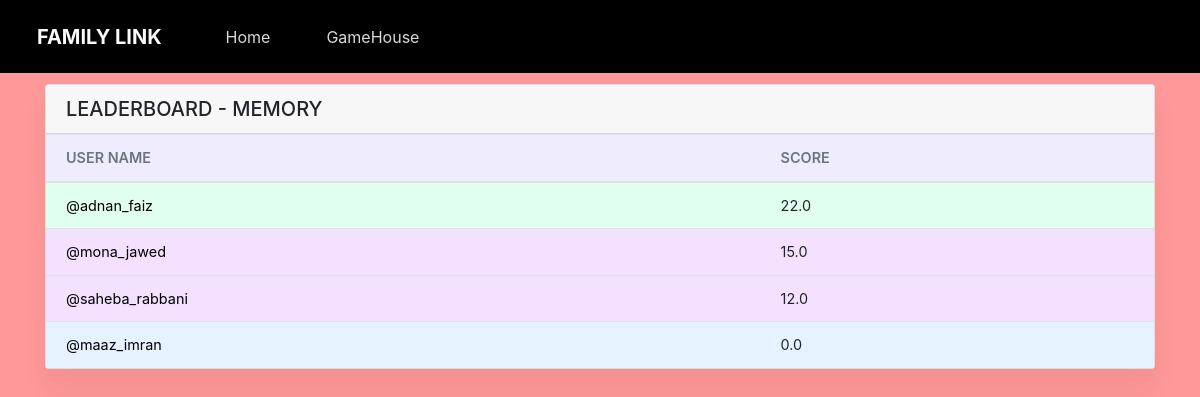
Screenshot of /gamehouse/leaderboard/memory/ (signed in) with the database file from the repository.
### family/models.py (models this page shows, shortened)
class game(models.Model):
    name = models.CharField(max_length= 20 , unique=True)

class score(models.Model):
    game = models.ForeignKey(game , on_delete=models.CASCADE , null=True)
    player = models.ForeignKey(member , on_delete=models.CASCADE , null=True)
    score = models.DecimalField(max_digits=4, decimal_places=1)

class member(AbstractBaseUser , PermissionsMixin):
    GENDER_CHOICES = (
    ("Male", "Male"),
    ("Female", "Female"),)
    MARITAL_CHOICES = (
    ("Unmarried", "Unmarried"),
    ("Married", "Married"),
    )
    SPORT_CHOICES = (
    ("Football", "Football"),
    ("Basketball", "Basketball"),
    ("Badminton", "Badminton"),
    ("Cycling", "Cycling"),
    ("Swimming", "Swimming"),
    ("Cricket", "Cricket"),
    ("TT", "TT"),
    ("Tennis", "Tennis"),
    ("Volley Ball", "Volley Ball"),
    ("Baseball", "Baseball"),
    ("Carrom", "Carrom")
    )
    BOOK_CHOICES = (
    ("Thriller", "Thriller"),
    ("Fantasy", "Fantasy"),
    ("Teen", "Teen"),
    ("Fiction", "Fiction"),
    ("Autobiography", "Autobiography"),
    ("Mystery", "Mystery"),
    ("History", "History"),
    ("Romance", "Romance"),
    ("Self Help", "Self Help"),
    ("Horror", "Horror"),
    ("Crime", "Crime")
    )
    MOVIE_CHOICES = (
    ("Action", "Action"),
    ("Thriller", "Thriller"),
    ("Drama", "Drama"),
    ("Romance", "Romance"),
    ("Autobiography", "Autobiography"),
    ("Comedy", "Comedy"),
    ("History", "History"),
    ("Romance", "Romance"),
    ("Crime", "Crime"),
    ("Horror", "Horror"),
    ("Animation", "Animation"),
    ("Adventure", "Adventure")
    )
    FID = models.ForeignKey(family , on_delete=models.DO_NOTHING , null=True)
    email = models.EmailField(max_length= 35)
    user_name = models.CharField(max_length= 20 , unique=True)
    firstName = models.CharField(max_length=20 ,  blank = True)
    middleName = models.CharField(max_length=20 , blank = True , null = True)
    lastName = models.CharField(max_length= 20 , blank = True)
    mobileNo = models.IntegerField(blank=True , null = True)
    birthDay = models.DateField(default=date.today)
    gender = models.CharField(max_length=9,choices=GENDER_CHOICES,default="Male")
    maritalStatus = models.CharField(max_length = 10,null=True , blank = True , choices=MARITAL_CHOICES)
    jobOrg = models.CharField(max_length= 20 , blank = True)
    address1 = models.TextField(_("Address line 1"),max_length=50 , blank = True)
    country = models.CharField("Country",max_length=15 , blank = True)
    city = models.CharField("City" , max_length=15 , blank=True)
    pinCode = models.IntegerField(blank=True)
    lat = models.DecimalField(max_digits=9 ,decimal_places = 6, blank=True , null = True)
    lng = models.DecimalField(max_digits=9 , decimal_places = 6, blank=True , null = True)
    mother = models.ForeignKey('self', on_delete=models.PROTECT , null=True , blank=True)
    father = models.ForeignKey('self', on_delete=models.PROTECT , null=True , blank=True , related_name='+')
    spouse = models.ForeignKey('self', on_delete=models.PROTECT , null=True , blank=True , related_name='++')
    kidsCount = models.IntegerField(blank=True , null = True , default=0)
    gender = models.CharField(max_length=9,choices=GENDER_CHOICES , default='Male')
    book = models.CharField(max_length=15,choices=BOOK_CHOICES,blank=True )
    sport = models.CharField(max_length=15,choices=SPORT_CHOICES,blank=True)
    movie = models.CharField(max_length=15,choices=MOVIE_CHOICES, blank=True)
    present = models.CharField(max_length=15,blank=True)
    is_staff = models.BooleanField(default=False)
    is_active = models.BooleanField(default=True)
    updated = models.DateTimeField(auto_now=True)
    created = models.DateTimeField(auto_now_add=True)
    objects = CustomMember()
    USERNAME_FIELD = 'user_name'
    REQUIRED_FIELDS = ['email' , 'city' , 'country' , 'firstName' , 'lastName' , 'gender' , 'pinCode']
    class Meta:
        ordering = ['-updated' , '-created']
    def __str__(self):
        return str(self.user_name)

### family/views.py (the view)
# urls.py: path('gamehouse/leaderboard/<str:pk>/' , views.leaderboard , name="leaderboard"),
@login_required(login_url= 'login')
def leaderboard(request , pk):
    scores = []
    g = game.objects.get(name = pk)
    allscores = score.objects.all()
    allscores = allscores.filter(game = g)
    for s in allscores:
        if(s.player.FID == request.user.FID):
            scores.append(s)
    scores = sorted(scores, key=lambda x: x.score , reverse=True)
    return render(request , 'gamehouse/leaderboard.html' , {'pk':pk , 'scores':scores})

### templates/gamehouse/leaderboard.html (shortened to what this page needs)
<!DOCTYPE html>
{% load static %}
<html lang="en">
<head>
    <link rel="stylesheet" href="https://cdn.jsdelivr.net/npm/bootstrap@4.4.1/dist/css/bootstrap.min.css">
    <link rel="stylesheet" href="{% static 'style/member.css' %}" />
</head>
<body style = "background-color:#ff9898">
  <div>
    <nav class="navbar fixed-top navbar-dark text-light navbar-expand-md navigation-clean-search" style="background-color: black;" >
        <div class="container"><a class="navbar-brand" href="{% url 'viewMember' %}">FAMILY LINK</a>
            <div class="collapse navbar-collapse" id="navcol-1">
                <span class="navbar-text" style="padding-left:3rem"> <a href="{% url 'viewMember' %}" class="login">Home</a></span>
                <span class="navbar-text" style="padding-left:3rem"> <a href="{% url 'gamehouse' %}" class="login">GameHouse</a></span>
            </div>
        </div>
    </nav>
        <div class="container">
          <div class="row">
              <div class="col-12 mb-3 mb-lg-5">
                  <div class="position-relative card table-nowrap table-card" id="member_div">
                      <div class="card-header align-items-center">
                        <h5 class="mb-0 leader_heading">LeaderBoard - {{pk}}</h5>
                      </div>
                      <div class="table-responsive">
                          <table class="table mb-0">
                              <thead class="small text-uppercase bg-body text-muted">
                                  <tr>
                                      <th class="user_name">User Name</th>
                                      <th class="first_name">Score</th>
                                  </tr>
                              </thead>
                              <tbody>
                                {% for score in scores %}
                                {% if score.player.id == request.user.id %}
                                <tr class="align-middle" style ="background-color: rgb(225, 255, 238);">
                                    <td class="user_name">
                                        <a href="{% url 'viewProfile' score.player.id %}" class="login">@{{score.player}}</a>
                                    </td>
                                    <td class="first_name">{{score.score}}</td>
                                </tr>
                                {% elif score.player.gender == 'Male' %}
                                <tr class="align-middle" style ="background-color: rgb(230, 242, 255);">
                                    <td class="user_name">
                                        <a href="{% url 'viewProfile' score.player.id %}" class="login">@{{score.player}}</a>
                                    </td>
                                    <td class="first_name">{{score.score}}</td>
                                </tr>
                                {% else %}
                                <tr class="align-middle" style ="background-color: rgb(244, 225, 255);">
                                    <td class="user_name">
                                        <a href="{% url 'viewProfile' score.player.id %}" class="login">@{{score.player}}</a>
                                    </td>
                                    <td class="first_name">{{score.score}}</td>
                                </tr>
                                {% endif %}
                                {% endfor %}
                              </tbody>
                          </table>
                      </div>
                  </div>
              </div>
          </div>
      </div>
</body>
</html>

### static/style/member.css (style rules this page uses)
body { margin-top: 20px; background: #FFF5EE; }
.card { box-shadow: 0 20px 27px 0 rgb(0 0 0 / 5%); }
#member_div { margin-top: 4rem; }
.table a { color: #000000; }
.table-nowrap .table td, .table-nowrap .table th { white-space: nowrap; }
.table>:not(caption)>*>* { padding: 0.75rem 1.25rem; border-bottom-width: 1px; }
table th { font-weight: 600; background-color: #eeecfd !important; }
.table .first_name , .table .middle_name , .table .last_name ,.table .user_name ,.table .gender { font-size: 0.9rem; }
.row { justify-content: center; }
.navbar { background:transparent; padding-top:.75rem; padding-bottom:.75rem; color:#fff; border-radius:0; box-shadow:none; border:none; }
@media (min-width:768px) { .navbar { padding-left: 0; padding-top:1rem; padding-bottom:1rem; } }
.navbar .navbar-brand { font-weight:bold; color:inherit; }
.navbar .navbar-collapse { border-top:1px solid rgba(255,255,255,0.3); margin-top:.5rem; }
@media (min-width:768px) { .navbar .navbar-collapse { border-color:transparent; margin:0; } }
.navbar .navbar-collapse span .login { color:#d9d9d9; margin-right:.5rem; text-decoration:none; }
.leader_heading { text-transform:uppercase; }

### rows the page displays
game: name "MEMORY"
score: player "adnan_faiz", score "22.0"
score: player "mona_jawed", score "15.0"
score: player "saheba_rabbani", score "12.0"
score: player "maaz_imran", score "0.0"
